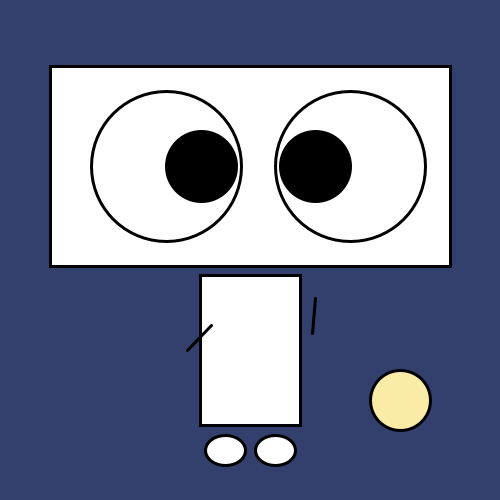
Frame 1 (no input)
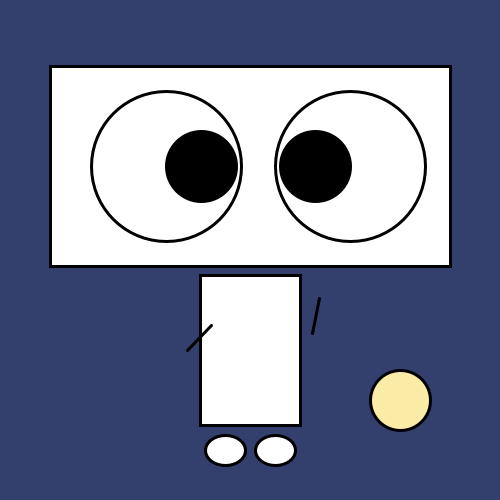
Frame 60 (the mouse pressed at the canvas centre just before this capture)
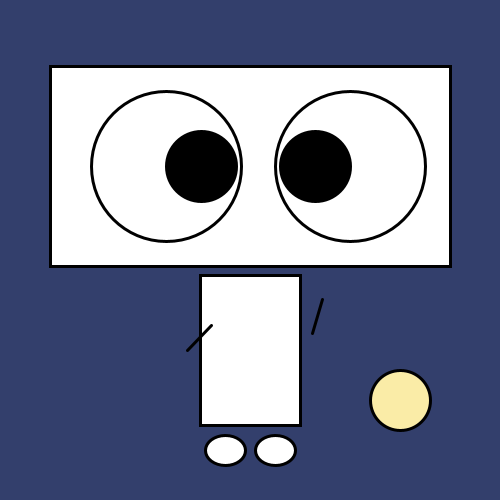
Frame 120 (the mouse held since frame 60 and released just before this capture)

The Processing sketch that drew these frames (run headless with seeded random() and noise(); from frame 60 on, the mouse is pressed at the canvas centre):

// Processing sketch: processing_56332
// ── processing_56332.pde

float sx;
float sy;
float mx;
float my;
float hx;
float hy;
float dx;
float dy;
float r=70;

void setup ()
{
  size (500, 500);
  stroke (0);
  strokeWeight (3);
  smooth ();
}

void draw ()
{
  println(hour());
  println(minute());

  // drawing
  rectMode (CENTER);
  fill (255);

  //sun/ daytime
  if (hour()>7 && hour()<19) {
    background (194, 250, 252);
    fill(255, 0, 0);
    ellipse(100, 400, 60, 60);
    fill (0);
    //sun's sunglasses
    ellipse(85, 395, 20, 20);
    ellipse(115, 395, 20, 20);
    //sun rays
    line (85,390,115,390);
    line (100, 360, 100, 340);
    line (130, 365, 140, 350);
    line (70, 365, 60, 350);
    line (50, 400, 30, 400);
    line (140, 400, 160, 400);
    line (100, 440, 100, 460);
    line (70, 435, 60, 450);
    line (130, 435, 145, 450);
  }
  //moon/ night
  else {
    background (51, 63, 108);
    fill(250, 236, 167);
    ellipse(400, 400, 60, 60);
  }

  //head
  fill(255);
  rect (width/2, height/3, 400, 200);
  //body
  rect (width/2, height*7/10, 100, 150);
  //foot
  ellipse (width*4.5/10, height*9/10, 40, 30);
  ellipse (width*5.5/10, height*9/10, 40, 30);
  //two big eyes (outside)
  ellipse (width/3, height/3, 150, 150);
  ellipse (width*7/10, height/3, 150, 150);

  //initialization of hour, minute, second hand
  float secondHand = map(second(), 0, 60, 0, 2*PI);
  float minuteHand = map(minute(), 0, 60, 0, 2*PI);
  float hourHand = map(hour(), 0, 12, 0, 2*PI);
  float dayHand = map(hour(), 0, 24, 0, 2*PI);

  //rotations of the hour, minute and second hand

  //second hand
  float sx = cos(secondHand-PI/2)*35 + width*5/8;
  float sy = sin(secondHand-PI/2)*35 + height*2/3;
  //minute hand
  float mx = cos(minuteHand-PI/2)*35 + width*7/10;
  float my = sin(minuteHand-PI/2)*35 + height/3;
  //24-hour hand
  float hx = cos(hourHand-PI/2)*35 + width/3;
  float hy = sin(hourHand-PI/2)*35 + height/3;
  //24-hour hand
  float dx = cos(dayHand-PI/2)*35 + width*3/8;
  float dy = sin(dayHand-PI/2)*35 + height*7/10;

  //Drawing the second, minute, 12-hour and 24-hour hand
  //second hand
  fill (0);
  line (width*5/8, height*2/3, sx, sy);
  //minute hand
  ellipse (mx, my, r, r);
  //12-hour hand
  ellipse (hx, hy, r, r);
  //24-hour hand
  line (width*3/8, height*7/10, dx, dy);
}
